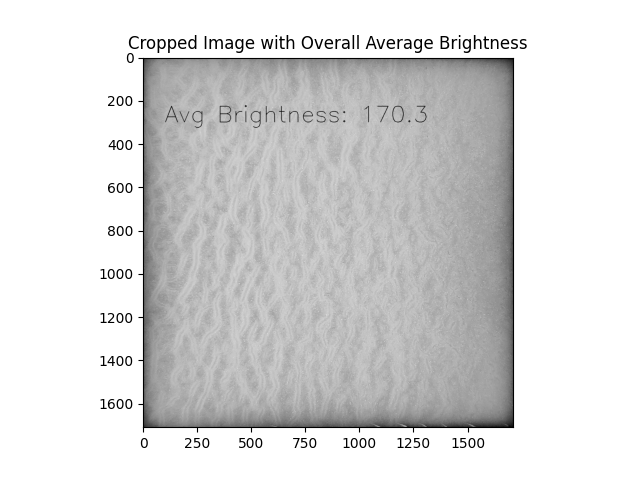
#> input picture project/first_image.png, 640 x 480 px, found by its file name
$ python merge.py
#> lines starting #> are read from the running program, lines starting #| are printed output that depends on the picture
import cv2
import numpy as np

image = cv2.imread('/home/aiden/MPP_digital/project/first_image.png')
#> image is the input picture: shape (480, 640, 3); min 0, max 255, mean 216
gray_bgr = cv2.imread('/home/aiden/MPP_digital/project/second_image.png')
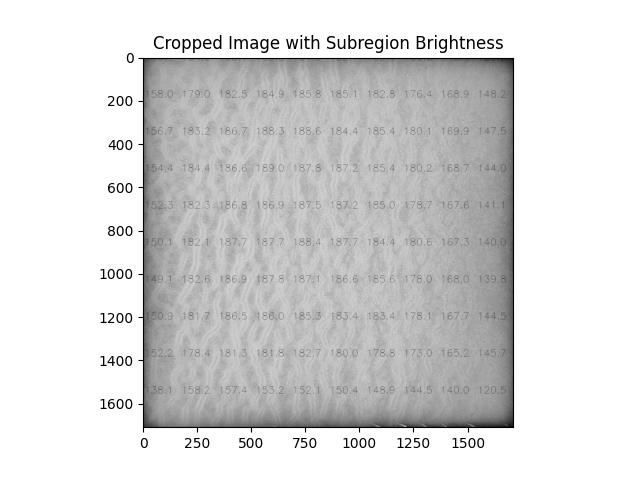
#> input picture project/second_image.png, 640 x 480 px, found by its file name
#> gray_bgr is the input picture: shape (480, 640, 3); min 0, max 255, mean 215.6

merged_image = np.hstack((image, gray_bgr))
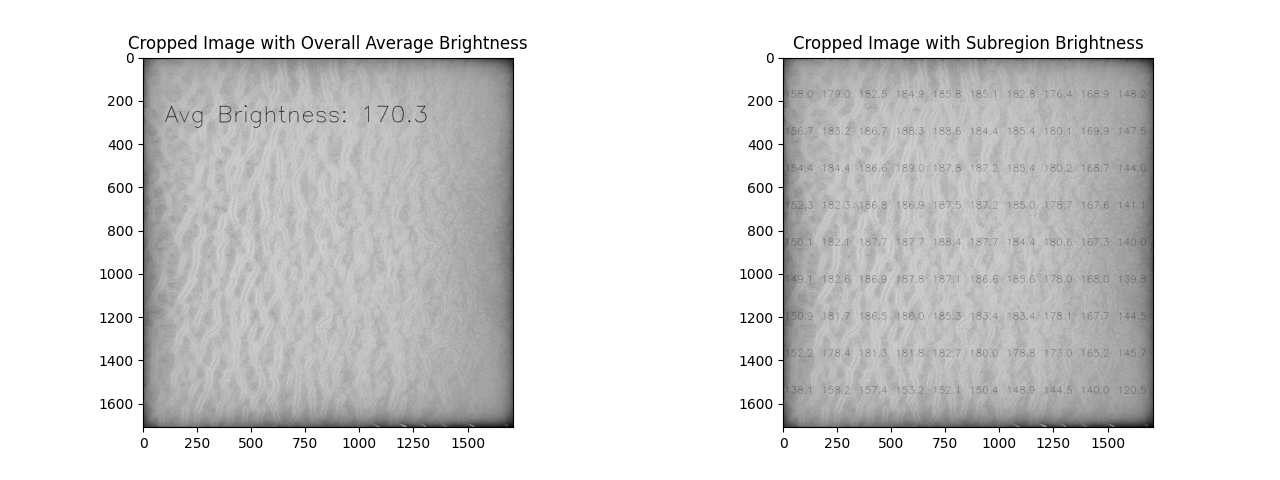
#> merged_image: shape (480, 1280, 3); min 0, max 255, mean 215.8

cv2.imwrite('/home/aiden/MPP_digital/project/result_image.png', merged_image)
